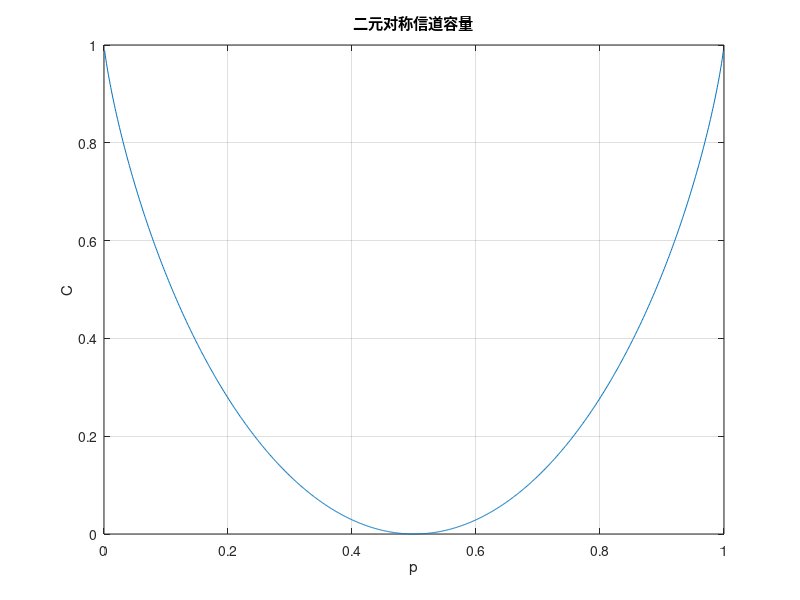

Recreate this plot in MATLAB. (Note: this script raises an error after producing the figure.)
close all;

% 第一部分：BSC 的信道容量

p = 0:.001:1;
C = 1 + p .* log2(p) + (1-p) .* log2(1-p);

plot(p, C);
grid on;
xlabel('p')
ylabel('C');
title('二元对称信道容量');


% 第二部分：非对称 DMC 信道

NT = input("信源符号个数：");  % 3
NR = input("信宿符号个数：");  % 3
Pt = input("概率转移矩阵：");  % [.5 .25 .25; .25 .5 .25; .25 .25 .5]
rp = input("输入迭代精度：");  % C = 0.085

max_itea = 10000;
cnt_itea = 0;

C_prev = 0;
T_prev = ones(1, NT) / NT;

while cnt_itea < max_itea
   T = T_prev;          % 发送概率
   R = sum(T' .* Pt);   % 收到概率
   Pr = T' .* Pt ./ R;  % 后验概率
   
   % disp(T);
   % disp(R);
   % disp(Pr);
      
   T = ones(1, NT) / NT;
   for i = 1:NT
      T(i) = prod(Pr(i, :) .^ Pt(i, :));
   end
   T = T / sum(T);
   
   C = 0;
   for i = 1:NT
      for j = 1:NR
         if T(i) > 0 && Pr(i, j) > 0
            C = C + T(i) * Pt(i, j) * log2(Pr(i, j) / T(i));
         end
      end
   end
   
   if abs(C - C_prev) < rp
      break
   else
      C_prev = C;
      T_prev = T;
   end
   
   cnt_itea = cnt_itea + 1;
end

fprintf('\n==================\n');
fprintf('Input Distribution: \n');
disp(T);
fprintf('Capacity: %.4f  (%d iterations)\n\n', C, cnt_itea);
